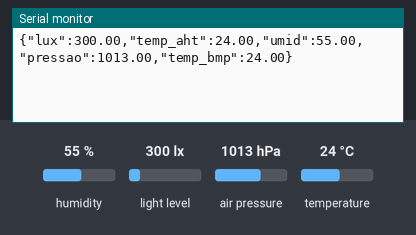
This sketch was run on a simulated Arduino Uno, built with avr-gcc and run on an emulated ATmega328P. On the bench: the last lines printed to the serial monitor. Inputs (shaded band) come from the test bench; at power-on: humidity 55 %, light level 300 lx, air pressure 1013 hPa, temperature 24 °C.

Above: at 2.2 s.
2.3 s: humidity set to 22 %
At 3.7 s:
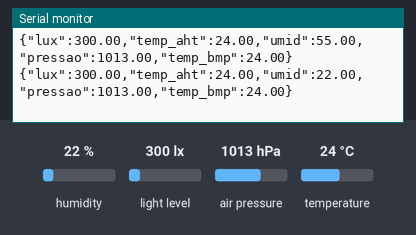
4.7 s: light level set to 40 lx
At 5.9 s:
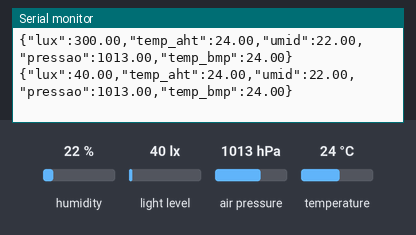
7.1 s: air pressure set to 952 hPa
At 8.2 s:
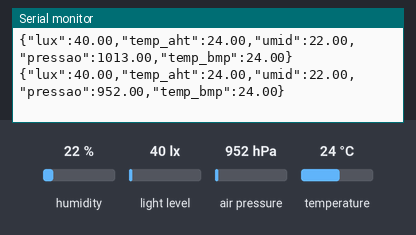
9.5 s: light level set to 1000 lx
At 9.5 s:
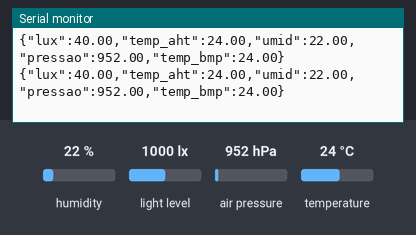
15.6 s: temperature set to 12 °C
At 16.2 s:
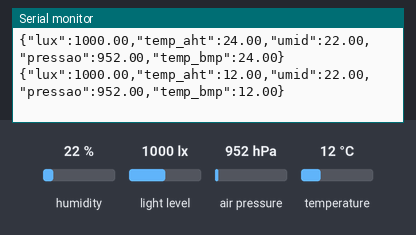
Timing chart, 0 to 18.6 s (numbered marks = the images above; inputs shaded):
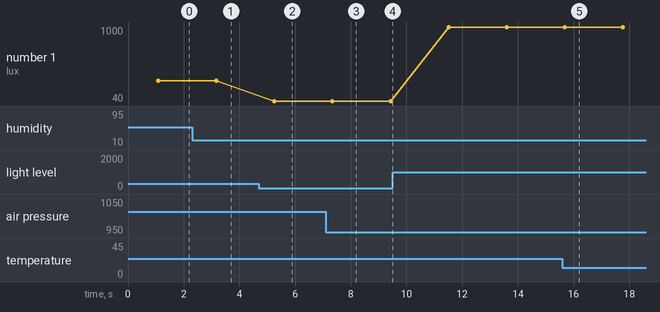

The sketch:

Web_estacao.ino
```cpp
#include <Wire.h>
#include "Adafruit_VEML7700.h"
#include <Adafruit_AHTX0.h>
#include <Adafruit_BMP280.h>

Adafruit_VEML7700 veml = Adafruit_VEML7700();
Adafruit_AHTX0 aht;
Adafruit_BMP280 bmp;

void setup() {
  Serial.begin(115200);
  // Não é necessário esperar o Serial para o site funcionar,
  // mas mantemos uma pequena pausa para estabilização.
  delay(1000);

  if (!veml.begin()) {
    Serial.println("{\"erro\":\"VEML7700\"}");
    while (1);
  }
  if (!aht.begin()) {
    Serial.println("{\"erro\":\"AHT20\"}");
    while (1);
  }
  if (!bmp.begin(0x76)) {
    if (!bmp.begin(0x77)) {
      Serial.println("{\"erro\":\"BMP280\"}");
      while (1);
    }
  }
  // Configuração do BMP280 para leituras estáveis
  bmp.setSampling(Adafruit_BMP280::MODE_NORMAL,
                  Adafruit_BMP280::SAMPLING_X2,
                  Adafruit_BMP280::SAMPLING_X16,
                  Adafruit_BMP280::FILTER_X16,
                  Adafruit_BMP280::STANDBY_MS_500);
}

void loop() {
  float lux = veml.readLux();

  sensors_event_t humidity, temp;
  aht.getEvent(&humidity, &temp);

  float pressao = bmp.readPressure() / 100.0; // hPa
  float tempBmp = bmp.readTemperature();

  // Monta a string JSON manualmente para evitar bibliotecas extras
  Serial.print("{\"lux\":");
  Serial.print(lux, 2);
  Serial.print(",\"temp_aht\":");
  Serial.print(temp.temperature, 2);
  Serial.print(",\"umid\":");
  Serial.print(humidity.relative_humidity, 2);
  Serial.print(",\"pressao\":");
  Serial.print(pressao, 2);
  Serial.print(",\"temp_bmp\":");
  Serial.print(tempBmp, 2);
  Serial.println("}");

  delay(2000); // Envia a cada 2 segundos
}
```

Measured:
- after the input at 2.3 s, the serial monitor: prints a new line after 0.87 s (image 1)
- after the input at 4.7 s, the serial monitor: prints a new line after 0.56 s (image 2)
- after the input at 7.1 s, the serial monitor: prints a new line after 0.24 s (image 3)
- after the input at 15.6 s, the serial monitor: prints a new line after 0.09 s (image 5)
- plotted number 1: 300 → 40 after the input at 4.7 s, 40 → 1000 after the input at 9.5 s
